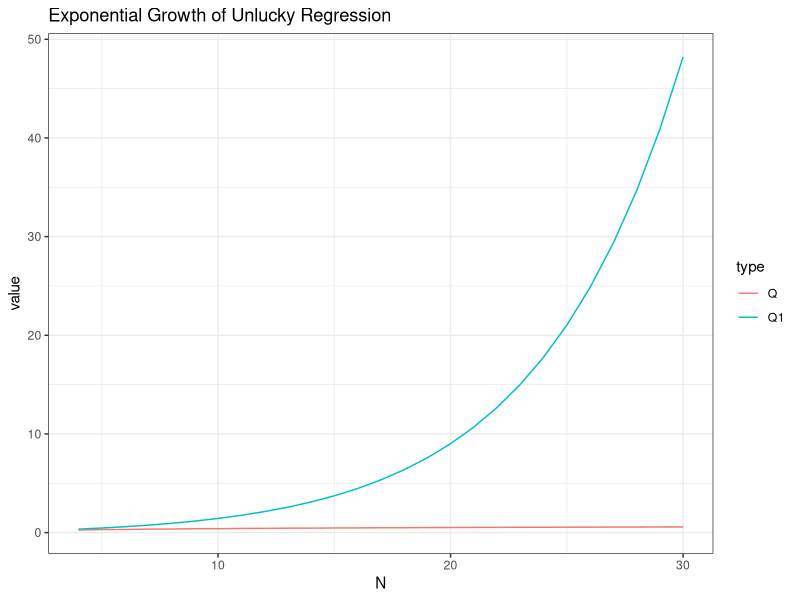
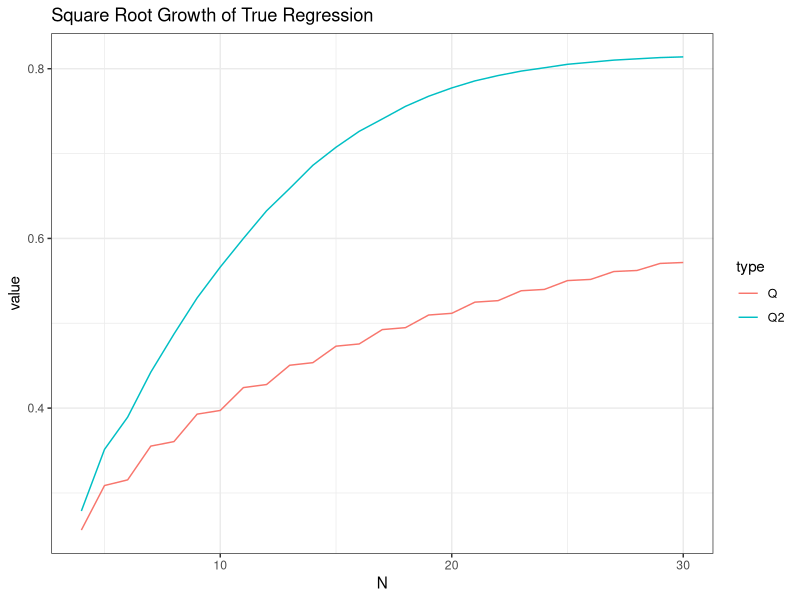
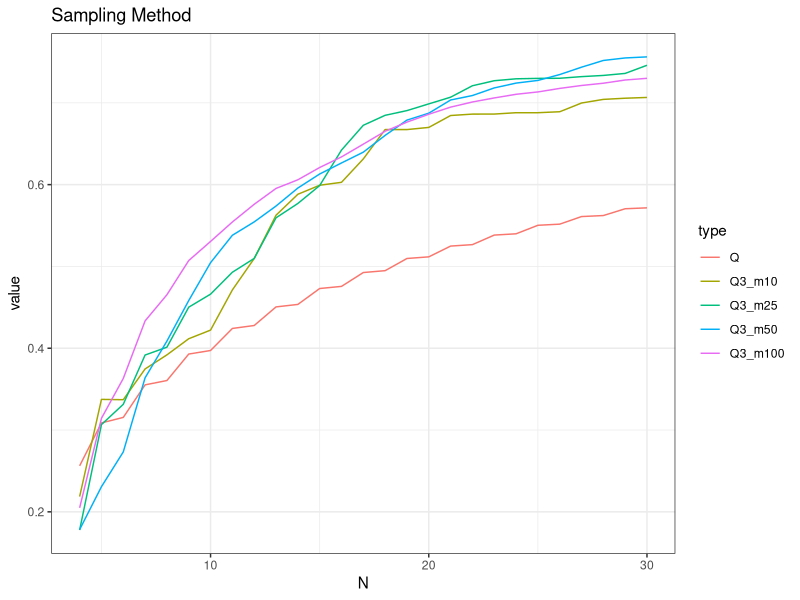

These charts were generated, in order, by the following R code:
## ---- chunk 1
#generate the process sample space(merged binomial tree)
sim.Price_Bin <- function(N=50, u=3/2, d=2/3, x0 =1){
  x <- matrix(0, nrow = N+1, ncol = N+1)
  
  for(i in 1: (N+1)){
    for(j in 1:i){
      x[i, j]=x0*u^(j-1)*d^(i-j)
    
    }
    
  }
  return(x)
  
}


#generate the corresponding probability
sim.Prob_Bin <- function(N=50, p = 0.4121){
  pi <- matrix(0, nrow = N+1, ncol = N+1)
  
  for(i in 1: (N+1)){
    for(j in 1:i){
      pi[i,j] <- dbinom(x = j-1, size = i-1, prob = p )
      
    }
    
  }
  return(pi)
  
}


#payoff function
g <- function(x, strike = 1){
  return(pmax(0, strike - x))
  
}


#Expectation operator 
P <- function(state, p = 0.4121){
  return(sum(state*c(1-p, p)))
  
}


#some parameters
x_strike <- 1
alpha <- 0.99
p = 0.4121
x0=1.1
u = 3/2
d = 2/3


#exact value of J
J.exact <- function(N=25,...){
  J <- matrix(0, nrow = N+1, ncol = N+1)

  J[N+1,] <- g(x[N+1,],x_strike)
  
  for(i in N:1){
    for(j in 1:i){
      J[i,j] <- pmax(g(x[i,j],x_strike), alpha * P(J[i+1,c(j,j+1)],p))
      
    }
    
  }
  return(J[1,1])
  
}


#exact Q function
Q.exact <- function(N=25,...){
  Q <- matrix(0, nrow = N+1, ncol = N+1)
  
  Q[N+1,] <- g(x[N+1,],x_strike)
  
  for(j in 1:N){
    Q[N, j] <- alpha * P(Q[N+1,c(j,j+1)], p)
    
  }
  
  for(i in (N-1):1){
    for(j in 1:i){
      Q[i,j] <- alpha * P(pmax(g(x[i+1,c(j, j+1)],x_strike), Q[i+1,c(j,j+1)]), p)
      
    }
    
  }
  return(Q[1,1])
  
}


##Regression with fictitious pi
dim <- 3
S <- seq(from = 0.1, to = 2, by = 0.1)


#feature mapping
phi1 <- function(x){
  return(rep(1, length(x)))
  
}


phi2 <- function(x){
  return(x)
  
}


phi3 <- function(x){
  return(x^2)
  
}


#conbind features to get input matrix
phi <- function(x, dim = 3, base = list(phi1, phi2, phi3)){
  base_Mat <- matrix(0, nrow = length(x), ncol = dim)
  
  for( j in 1:dim){
    base_Mat[,j] <- base[[j]](x)
    
  }
  return(base_Mat)
  
}


#Regression with gussing probability
Q1.approx <- function(N=25,...){
  r <- matrix(0, ncol = N, nrow = dim )
  Q1 <- matrix(0, nrow = N, ncol = length(S))
  
  for(j in 1:length(S)){
    Q1[N, j] <- alpha * P(g(c(S[j]*d, S[j]*u)),p)
    
  }
  
  r[, N] <- solve((t(phi(S)) %*% phi(S)), t(phi(S)) %*% Q1[N,])
  
  for (i in (N-1):1){
    for(j in 1:length(S)){
      
      Q1[i, j] <- alpha*P(pmax(g(c(S[j]*d, S[j]*u)), 
                               c(phi(S[j]*d) %*% r[,i+1], phi(S[j]*u) %*% r[,i+1])))
      
    }
    
    r[, i] <- solve((t(phi(S)) %*% phi(S)), t(phi(S)) %*% Q1[i,])
    
  }
  Q1_0 <- phi(S[11]) %*% r[,1]
  return(Q1_0)
  
}


#Regression with true probability
Q2.approx.pop <- function(N=25,...){
  r2 <- matrix(0, ncol = N, nrow = dim )
  Q2<- matrix(0, nrow = N, ncol =  N)
  
  for(j in 1:N){
    Q2[N, j] <- alpha * P(g(x[N+1,])[c(j,j+1)], p)
    
  }
  
  r2[,N] <- solve(t(phi(x[N,1:N])) %*% (phi(x[N, 1:N])*pi[N,1:N]), 
                  t(phi(x[N, 1:N]))%*% (Q2[N,1:N] *pi[N,1:N])) 
  
  Q2[N,] <- phi(x[N,1:N]) %*% r2[,N]
  
  for(i in (N-1):dim){
    for(j in 1:i){
      Q2[i,j] <- alpha * P(pmax(g(x[i+1,c(j, j+1)]), Q2[i+1,c(j,j+1)]), p)
      
    }
    
    r2[,i] <- solve(t(phi(x[i,1:i])) %*% (phi(x[i,1:i]) * pi[i,1:i]),
                    t(phi(x[i, 1:i])) %*% (Q2[i, 1:i]* pi[i,1:i]))
    
    Q2[i, 1:i ] <- phi(x[i,1:i]) %*% r2[,i]
    
  }
  
  for(i in (dim-1):1){
    for(j in 1:i){
      Q2[i,j] <- alpha * P(pmax(g(x[i+1,c(j, j+1)]), Q2[i+1,c(j,j+1)]), p)
      
    }
    
  }
  return(Q2[1,1])
  
}


#simulate trajectories
sim.Trajectory <- function(m = 10, N=25, x0 = 1.1,...){
  traj <- matrix(0, nrow = m, ncol = N+1)
  traj[,1] <- x0
  
  for(j in 2:ncol(traj)){
    traj[,j] <- traj[,j-1]*ifelse(rbinom(m,1,prob = p), u, d)
    
  }
  return(traj)
  
}


#Regression with sampling from true probability
Q3.approx.sim <- function(N=25,m=10,...){
  r3 <- matrix(0, ncol = N, nrow = dim )
  
  Q3<- matrix(0, nrow = N, ncol =  m)
  
  for(j in 1:m){
    Q3[N,j] <- alpha * g(traj[j,N+1])
    
  }
  
  r3[,N] <- solve(t(phi(traj[,N])) %*% phi(traj[,N]), 
                  t(phi(traj[,N])) %*% Q3[N,])
  
  Q3[N,] <- phi(traj[,N]) %*% r3[,N]
  
  for(i in (N-1):dim){
    for(j in 1:m){
      Q3[i,j] <- alpha * pmax(g(traj[j,i+1]), Q3[i+1, j])
      
    }
    
    r3[,i] <- solve(t(phi(traj[,i])) %*% phi(traj[,i]), 
                    t(phi(traj[,i])) %*% Q3[i,])
    
    Q3[i,] <- phi(traj[,i]) %*% r3[,i]
    
  }
  
  for(i in (dim-1):1){
    Q3[i,] <- phi(traj[,i]) %*% r3[,dim] 
    
  }
  return(Q3[1,1])
  
}


#Caculate
Q_collect <-numeric(30-dim)
Q1_collect <-numeric(30-dim)
Q2_collect <- numeric(30-dim)
Q3_collect <- matrix(0, nrow = 30-dim, ncol = 4 )


#simulation sample size
m <- c(10, 25, 50, 100)

for(N in 4:30){
  x <- sim.Price_Bin(N=N, x0 = x0)
  
  pi <- sim.Prob_Bin(N=N, p = p)
  
  Q_collect[N-dim]<- Q.exact(N=N)
  
  Q1_collect[N-dim] <- Q1.approx(N=N)
  
  Q2_collect[N-dim] <- Q2.approx.pop(N=N)
  
  for(j in 1:length(m)){
    set.seed(1111)
    traj <- sim.Trajectory(N=N, m=m[j])
    
    Q3_collect[N-dim,j] <- Q3.approx.sim(N=N,m = m[j])

  }
  
}

library(ggplot2)
library(reshape2)

## ---- chunk 2

tbl <- data.frame(N=4:30, Q=Q_collect, Q1=Q1_collect)
tbl <- melt(tbl, id.vars = "N", variable.name = "type")


ggplot(aes(x = N, y = value, color = type), data = tbl)+
  geom_line()+
  theme_bw()+
  ggtitle("Exponential Growth of Unlucky Regression")

## ---- chunk 3
tbl2 <- data.frame(N=4:30, Q=Q_collect, Q2=Q2_collect)
tbl2 <- melt(tbl2, id.vars = "N", variable.name = "type")


ggplot(aes(x = N, y = value, color = type), data = tbl2)+
  geom_line()+
  theme_bw()+
  ggtitle("Square Root Growth of True Regression")

## ---- chunk 4
tbl3 <- data.frame(N=4:30, Q=Q_collect, 
                   Q3_m10 = Q3_collect[,1],
                   Q3_m25 = Q3_collect[,2],
                   Q3_m50 = Q3_collect[,3],
                   Q3_m100 = Q3_collect[,4])
tbl3 <- melt(tbl3, id.vars = "N", variable.name = "type")


ggplot(aes(x = N, y = value, color = type), data = tbl3)+
  geom_line()+
  theme_bw() +
  ggtitle("Sampling Method")
